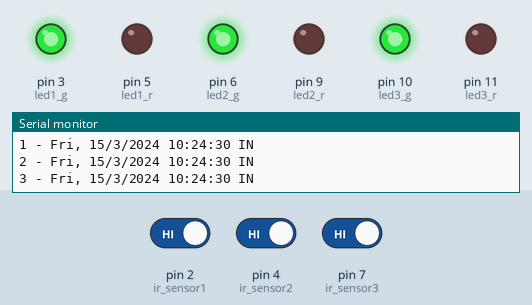
A sketch run on a simulated Arduino Uno, built with avr-gcc and run on an emulated ATmega328P. Shown: output pins drawn as LEDs (lit = HIGH), the last lines printed to the serial monitor. The inputs (shaded band) are chosen by the test bench; at power-on: pin 2 (ir_sensor1) HIGH, pin 4 (ir_sensor2) HIGH, pin 7 (ir_sensor3) HIGH. The local clock reads 2024-03-15 10:24:30 at power-on unless the sketch sets it.

Above: at 1.2 s.
1.3 s: pin 2 (ir_sensor1) driven LOW
At 2.2 s:
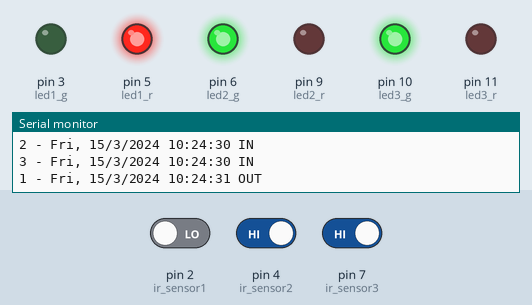
2.8 s: pin 4 (ir_sensor2) driven LOW
At 3.5 s:
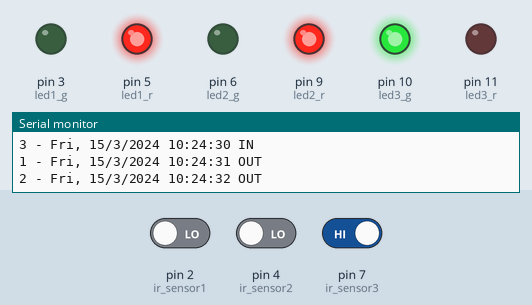
4.3 s: pin 7 (ir_sensor3) driven LOW
At 4.9 s:
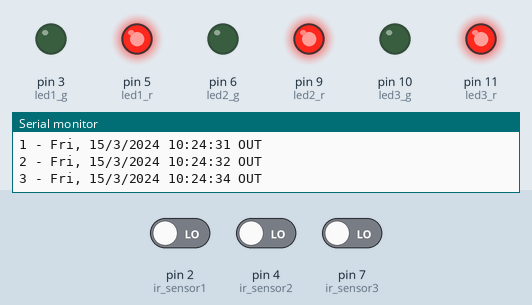
5.8 s: pin 2 (ir_sensor1) driven HIGH
At 6.2 s:
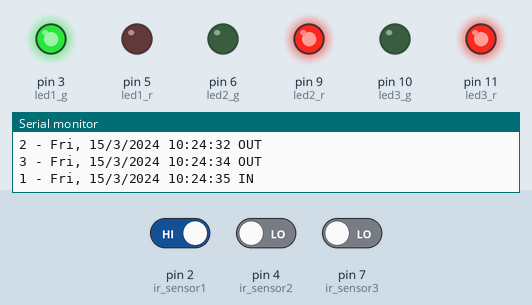
7.3 s: pin 4 (ir_sensor2) driven HIGH
At 8.5 s:
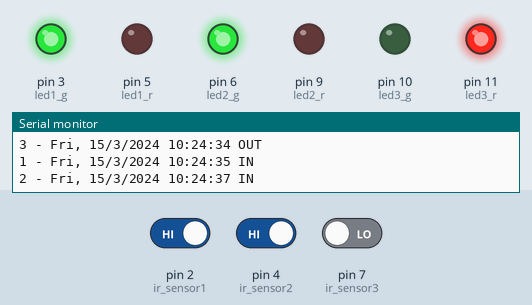
8.8 s: pin 2 (ir_sensor1) driven LOW
At 10.0 s:
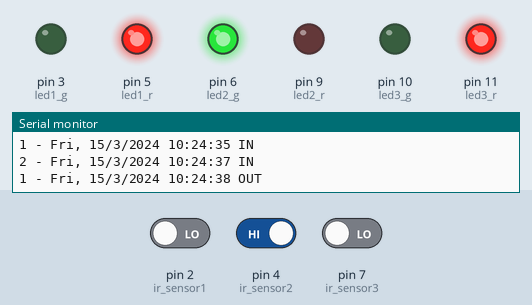
Timing chart, 0 to 11.3 s (numbered marks = the images above; inputs shaded):
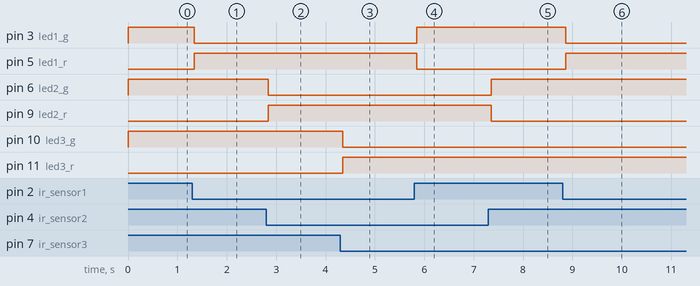

The sketch:

sketch.ino
```cpp
#include <Arduino.h>
#include <RTClib.h>
#include <SPI.h>

int ir_sensor1 = 2;
int ir_sensor2 = 4;
int ir_sensor3 = 7;

int led1_r = 5;
int led1_g = 3;
bool occupy_1 = false;

int led2_r = 9;
int led2_g = 6;
bool occupy_2 = false;

int led3_r = 11;
int led3_g = 10;
bool occupy_3 = false;

char daysOfTheWeek[7][12] = {"Sun", "Mon", "Tue", "Wed", "Thu", "Fri", "Sat"};
char monthsOfYear[12][12] = {"Jan", "Feb", "Mar", "Apr", "May", "Jun", "Jul", "Aug", "Sep", "Oct", "Nov", "Dec"};

RTC_DS1307 rtc;

void initRTC(){
  if (! rtc.begin()) {
    Serial.println("Couldn't find RTC");
    Serial.flush();
    while (1) delay(10);
  }

  if (! rtc.isrunning()) {
    // When time needs to be set on a new device, or after a power loss, the
    // following line sets the RTC to the date & time this sketch was compiled
    rtc.adjust(DateTime(F(__DATE__), F(__TIME__)));
    // This line sets the RTC with an explicit date & time, for example to set
    // January 21, 2014 at 3am you would call:
    // rtc.adjust(DateTime(2024, 11, 19, 4, 10, 0));
  }
}

void setup() {
  // Khởi tạo cổng cho các cảm biến và đèn LED
  Serial.begin(9600);

  pinMode(ir_sensor1, INPUT);
  pinMode(ir_sensor2, INPUT);
  pinMode(ir_sensor3, INPUT);
  pinMode(led1_r, OUTPUT);
  pinMode(led1_g, OUTPUT);

  pinMode(led2_r, OUTPUT);
  pinMode(led2_g, OUTPUT);

  pinMode(led3_r, OUTPUT);
  pinMode(led3_g, OUTPUT);

  initRTC();
}

// Hàm in thời gian hiện tại
void printCurrentTime(int slot){
  DateTime now = rtc.now();
  Serial.print(slot);
  Serial.print(" - ");
  Serial.print(daysOfTheWeek[now.dayOfTheWeek()]);
  Serial.print(", ");
  Serial.print(now.day(), DEC);
  Serial.print('/');
  Serial.print(now.month(), DEC);
  Serial.print('/');
  Serial.print(now.year(), DEC);
  Serial.print(" ");
  Serial.print(now.hour(), DEC);
  Serial.print(':');
  Serial.print(now.minute(), DEC);
  Serial.print(':');
  Serial.print(now.second(), DEC);
}

// Hàm để điều khiển đèn LED theo giá trị cảm biến
void controlLED(int slot, bool &occupy, int sensorValue, int led_red, int led_green) {
  if (sensorValue == HIGH) {
    analogWrite(led_red, 0);  // Bật đèn đỏ
    analogWrite(led_green, 255); // Tắt đèn xanh
    if (occupy == false){
      printCurrentTime(slot);
      Serial.println(" IN ");
      occupy = true;
    }
  } else {
    analogWrite(led_red, 255);   // Tắt đèn đỏ
    analogWrite(led_green, 0);// Bật đèn xanh
    if (occupy == true) {
      printCurrentTime(slot);
      Serial.println(" OUT ");
      occupy = false;
    }
  }
}

void loop() {
  // Đọc giá trị từ từng cảm biến IR
  int value1 = digitalRead(ir_sensor1);
  int value2 = digitalRead(ir_sensor2);
  int value3 = digitalRead(ir_sensor3);

  // Kiểm tra và điều khiển đèn LED tương ứng với từng cảm biến
  controlLED(1, occupy_1, value1, led1_r, led1_g);
  controlLED(2, occupy_2, value2, led2_r, led2_g);
  controlLED(3, occupy_3, value3, led3_r, led3_g);

  delay(100);
}
```

Measured:
- after the input at 1.3 s, pin 3 (led1_g): HIGH → LOW at once; pin 5 (led1_r): LOW → HIGH at once
- after the input at 2.8 s, pin 6 (led2_g): HIGH → LOW at once; pin 9 (led2_r): LOW → HIGH at once
- after the input at 4.3 s, pin 10 (led3_g): HIGH → LOW after 0.05 s; pin 11 (led3_r): LOW → HIGH after 0.05 s
- after the input at 5.8 s, pin 3 (led1_g): LOW → HIGH after 0.05 s; pin 5 (led1_r): HIGH → LOW after 0.05 s
- after the input at 7.3 s, pin 6 (led2_g): LOW → HIGH after 0.06 s; pin 9 (led2_r): HIGH → LOW after 0.06 s
- after the input at 8.8 s, pin 3 (led1_g): HIGH → LOW after 0.06 s; pin 5 (led1_r): LOW → HIGH after 0.06 s
